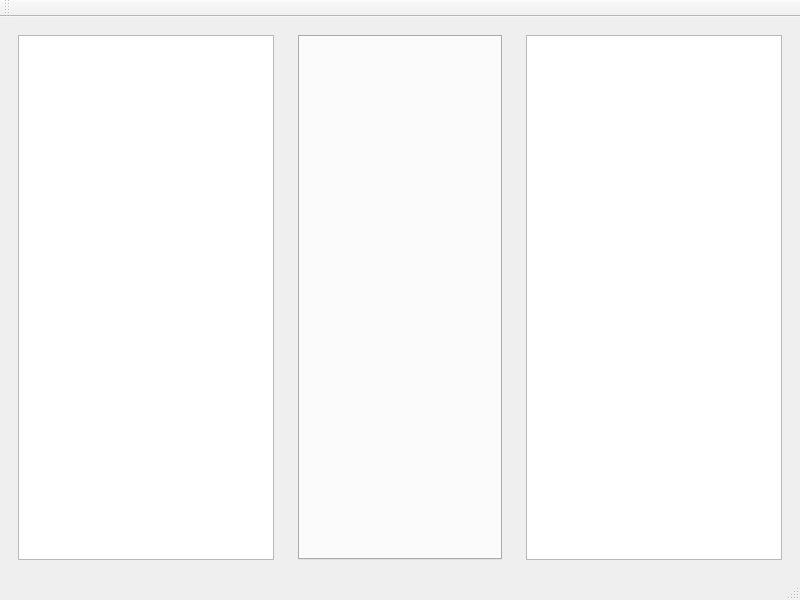
<?xml version="1.0" encoding="UTF-8"?>
<ui version="4.0">
 <class>MainWindow</class>
 <widget class="QMainWindow" name="MainWindow">
  <property name="geometry">
   <rect>
    <x>0</x>
    <y>0</y>
    <width>800</width>
    <height>600</height>
   </rect>
  </property>
  <property name="windowTitle">
   <string>MainWindow</string>
  </property>
  <property name="accessibleName">
   <string/>
  </property>
  <widget class="QWidget" name="centralwidget">
   <layout class="QHBoxLayout" name="horizontalLayout">
    <item>
     <widget class="QWidget" name="widget_left" native="true">
      <layout class="QVBoxLayout" name="verticalLayout">
       <item>
        <widget class="QTreeView" name="treeFlow"/>
       </item>
      </layout>
     </widget>
    </item>
    <item>
     <widget class="QWidget" name="widget_mid" native="true">
      <layout class="QVBoxLayout" name="verticalLayout_2">
       <item>
        <widget class="QTabWidget" name="tabWidget">
         <property name="sizePolicy">
          <sizepolicy hsizetype="Expanding" vsizetype="Expanding">
           <horstretch>0</horstretch>
           <verstretch>0</verstretch>
          </sizepolicy>
         </property>
         <property name="currentIndex">
          <number>-1</number>
         </property>
        </widget>
       </item>
      </layout>
     </widget>
    </item>
    <item>
     <widget class="QWidget" name="widget_right" native="true">
      <layout class="QVBoxLayout" name="verticalLayout_3">
       <item>
        <widget class="QTreeView" name="treeFile"/>
       </item>
      </layout>
     </widget>
    </item>
   </layout>
  </widget>
  <widget class="QStatusBar" name="statusBar"/>
  <widget class="QMenuBar" name="menuBar">
   <property name="geometry">
    <rect>
     <x>0</x>
     <y>0</y>
     <width>800</width>
     <height>23</height>
    </rect>
   </property>
  </widget>
  <widget class="QToolBar" name="toolBar">
   <property name="windowTitle">
    <string>toolBar</string>
   </property>
   <attribute name="toolBarArea">
    <enum>TopToolBarArea</enum>
   </attribute>
   <attribute name="toolBarBreak">
    <bool>false</bool>
   </attribute>
  </widget>
 </widget>
 <resources/>
 <connections/>
</ui>
